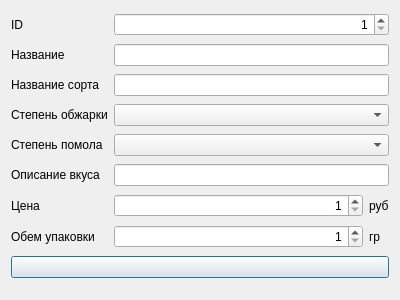
<?xml version="1.0" encoding="UTF-8"?>
<ui version="4.0">
 <class>Dialog</class>
 <widget class="QDialog" name="Dialog">
  <property name="geometry">
   <rect>
    <x>0</x>
    <y>0</y>
    <width>400</width>
    <height>300</height>
   </rect>
  </property>
  <property name="windowTitle">
   <string>Добавить/Измениь</string>
  </property>
  <layout class="QGridLayout" name="gridLayout">
   <item row="1" column="1" colspan="2">
    <widget class="QLineEdit" name="lineEditName"/>
   </item>
   <item row="2" column="1" colspan="2">
    <widget class="QLineEdit" name="lineEditVarietyName"/>
   </item>
   <item row="0" column="1" colspan="2">
    <widget class="QSpinBox" name="spinBoxID">
     <property name="alignment">
      <set>Qt::AlignRight|Qt::AlignTrailing|Qt::AlignVCenter</set>
     </property>
     <property name="minimum">
      <number>1</number>
     </property>
     <property name="maximum">
      <number>2147483647</number>
     </property>
    </widget>
   </item>
   <item row="3" column="1" colspan="2">
    <widget class="QComboBox" name="comboBoxRoastLevel"/>
   </item>
   <item row="4" column="1" colspan="2">
    <widget class="QComboBox" name="comboBoxGrindLevel"/>
   </item>
   <item row="10" column="0" colspan="3">
    <widget class="QPushButton" name="btnAddEdit">
     <property name="text">
      <string/>
     </property>
    </widget>
   </item>
   <item row="5" column="1" colspan="2">
    <widget class="QLineEdit" name="lineEditTasteDescription"/>
   </item>
   <item row="7" column="0">
    <widget class="QLabel" name="labelPrice">
     <property name="sizePolicy">
      <sizepolicy hsizetype="Fixed" vsizetype="Preferred">
       <horstretch>0</horstretch>
       <verstretch>0</verstretch>
      </sizepolicy>
     </property>
     <property name="text">
      <string>Цена</string>
     </property>
    </widget>
   </item>
   <item row="7" column="2">
    <widget class="QLabel" name="labelPriceUnit">
     <property name="sizePolicy">
      <sizepolicy hsizetype="Fixed" vsizetype="Preferred">
       <horstretch>0</horstretch>
       <verstretch>0</verstretch>
      </sizepolicy>
     </property>
     <property name="text">
      <string>руб</string>
     </property>
    </widget>
   </item>
   <item row="7" column="1">
    <widget class="QSpinBox" name="spinBoxPrice">
     <property name="alignment">
      <set>Qt::AlignRight|Qt::AlignTrailing|Qt::AlignVCenter</set>
     </property>
     <property name="minimum">
      <number>1</number>
     </property>
     <property name="maximum">
      <number>2147483647</number>
     </property>
    </widget>
   </item>
   <item row="1" column="0">
    <widget class="QLabel" name="labelName">
     <property name="sizePolicy">
      <sizepolicy hsizetype="Fixed" vsizetype="Preferred">
       <horstretch>0</horstretch>
       <verstretch>0</verstretch>
      </sizepolicy>
     </property>
     <property name="text">
      <string>Название</string>
     </property>
    </widget>
   </item>
   <item row="3" column="0">
    <widget class="QLabel" name="labelRoastLevel">
     <property name="sizePolicy">
      <sizepolicy hsizetype="Fixed" vsizetype="Preferred">
       <horstretch>0</horstretch>
       <verstretch>0</verstretch>
      </sizepolicy>
     </property>
     <property name="text">
      <string>Степень обжарки</string>
     </property>
    </widget>
   </item>
   <item row="0" column="0">
    <widget class="QLabel" name="labelID">
     <property name="sizePolicy">
      <sizepolicy hsizetype="Fixed" vsizetype="Preferred">
       <horstretch>0</horstretch>
       <verstretch>0</verstretch>
      </sizepolicy>
     </property>
     <property name="text">
      <string>ID</string>
     </property>
    </widget>
   </item>
   <item row="4" column="0">
    <widget class="QLabel" name="labelGrindLevel">
     <property name="sizePolicy">
      <sizepolicy hsizetype="Fixed" vsizetype="Preferred">
       <horstretch>0</horstretch>
       <verstretch>0</verstretch>
      </sizepolicy>
     </property>
     <property name="text">
      <string>Степень помола</string>
     </property>
    </widget>
   </item>
   <item row="2" column="0">
    <widget class="QLabel" name="labelVarietyName">
     <property name="sizePolicy">
      <sizepolicy hsizetype="Fixed" vsizetype="Preferred">
       <horstretch>0</horstretch>
       <verstretch>0</verstretch>
      </sizepolicy>
     </property>
     <property name="text">
      <string>Название сорта</string>
     </property>
    </widget>
   </item>
   <item row="5" column="0">
    <widget class="QLabel" name="label_6">
     <property name="sizePolicy">
      <sizepolicy hsizetype="Fixed" vsizetype="Preferred">
       <horstretch>0</horstretch>
       <verstretch>0</verstretch>
      </sizepolicy>
     </property>
     <property name="text">
      <string>Описание вкуса</string>
     </property>
    </widget>
   </item>
   <item row="9" column="0">
    <widget class="QLabel" name="labelPackingVolume">
     <property name="sizePolicy">
      <sizepolicy hsizetype="Fixed" vsizetype="Preferred">
       <horstretch>0</horstretch>
       <verstretch>0</verstretch>
      </sizepolicy>
     </property>
     <property name="text">
      <string>Обем упаковки</string>
     </property>
    </widget>
   </item>
   <item row="9" column="1">
    <widget class="QSpinBox" name="spinBoxPackingVolume">
     <property name="alignment">
      <set>Qt::AlignRight|Qt::AlignTrailing|Qt::AlignVCenter</set>
     </property>
     <property name="minimum">
      <number>1</number>
     </property>
     <property name="maximum">
      <number>2147483647</number>
     </property>
    </widget>
   </item>
   <item row="9" column="2">
    <widget class="QLabel" name="label">
     <property name="text">
      <string>гр</string>
     </property>
    </widget>
   </item>
  </layout>
 </widget>
 <resources/>
 <connections/>
</ui>
